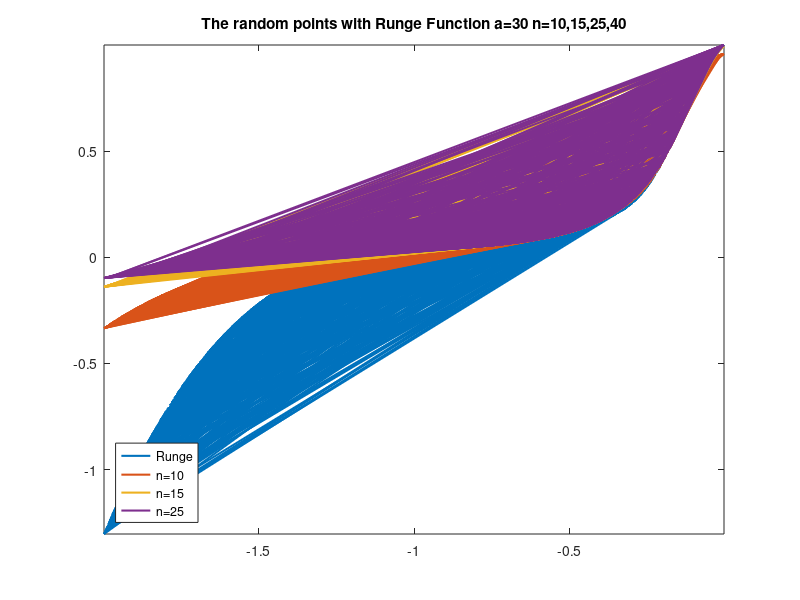

Here is the MATLAB script that generated this plot:
% This question is exploratory. Can you find some other distributions of interpolation points
% (other than equidistant or Chebyshev), that give rise to a better interpolating polynomial than
% the equidistant points or the Chebyshev points? Try a different distribution of interpolation
% points, e.g. randomly distributed, and report your observations.

x = -2 + (1+1)*rand(1,1000)
n = [10,15,25,40];

for i = 1:length(n)
    z = -1:2/n(i):1;
    y1 = 1 ./ (1 + 30.*z.^2);
    s=spline(z,y1);
    y2= spline(z,y1,x);
    plot(x,y2,'Linewidth',1.5);
    hold on
    end 


title('The random points with Runge Function a=30 n=10,15,25,40')
legend({'Runge','n=10','n=15','n=25','n=40'},'Location','southwest')
axis tight
